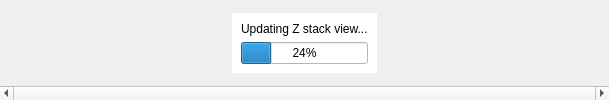
            <widget class="QWidget" name="viewerZ_Page">
             <layout class="QHBoxLayout" name="horizontalLayout_10">
              <property name="spacing">
               <number>0</number>
              </property>
              <property name="margin">
               <number>0</number>
              </property>
              <item>
               <widget class="QFrame" name="frame_5">
                <property name="frameShape">
                 <enum>QFrame::NoFrame</enum>
                </property>
                <property name="frameShadow">
                 <enum>QFrame::Raised</enum>
                </property>
                <layout class="QVBoxLayout" name="verticalLayout_12">
                 <property name="spacing">
                  <number>0</number>
                 </property>
                 <property name="margin">
                  <number>0</number>
                 </property>
                 <item>
                  <widget class="NaZStackWidget" name="naZStackWidget" native="true">
                   <property name="toolTip">
                    <string>drag to pan
shift-scroll to zoom
scroll to z-scan
double-click to recenter</string>
                   </property>
                   <property name="autoFillBackground">
                    <bool>true</bool>
                   </property>
                   <layout class="QHBoxLayout" name="horizontalLayout_8">
                    <item>
                     <spacer name="horizontalSpacer_7">
                      <property name="orientation">
                       <enum>Qt::Horizontal</enum>
                      </property>
                      <property name="sizeHint" stdset="0">
                       <size>
                        <width>223</width>
                        <height>20</height>
                       </size>
                      </property>
                     </spacer>
                    </item>
                    <item>
                     <widget class="QWidget" name="progressWidgetZ" native="true">
                      <property name="sizePolicy">
                       <sizepolicy hsizetype="Preferred" vsizetype="Maximum">
                        <horstretch>0</horstretch>
                        <verstretch>0</verstretch>
                       </sizepolicy>
                      </property>
                      <property name="styleSheet">
                       <string notr="true">background-color: rgb(255, 255, 255);</string>
                      </property>
                      <layout class="QVBoxLayout" name="verticalLayout_16">
                       <item>
                        <widget class="QLabel" name="progressLabelZ">
                         <property name="text">
                          <string>Updating Z stack view...</string>
                         </property>
                        </widget>
                       </item>
                       <item>
                        <widget class="QProgressBar" name="progressBarZ">
                         <property name="value">
                          <number>24</number>
                         </property>
                        </widget>
                       </item>
                      </layout>
                     </widget>
                    </item>
                    <item>
                     <spacer name="horizontalSpacer_8">
                      <property name="orientation">
                       <enum>Qt::Horizontal</enum>
                      </property>
                      <property name="sizeHint" stdset="0">
                       <size>
                        <width>223</width>
                        <height>20</height>
                       </size>
                      </property>
                     </spacer>
                    </item>
                   </layout>
                  </widget>
                 </item>
                 <item>
                  <widget class="QScrollBar" name="ZSlice_horizontalScrollBar">
                   <property name="minimum">
                    <number>0</number>
                   </property>
                   <property name="maximum">
                    <number>0</number>
                   </property>
                   <property name="orientation">
                    <enum>Qt::Horizontal</enum>
                   </property>
                  </widget>
                 </item>
                </layout>
               </widget>
              </item>
             </layout>
            </widget>
